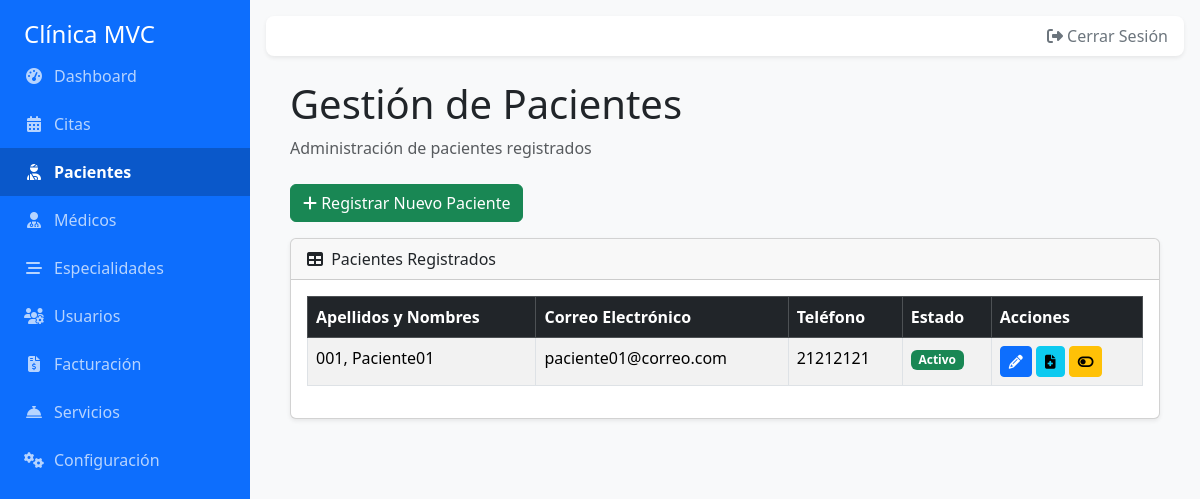
The page /index.php?controller=Paciente&action=index (signed in) on the database its author committed.
### tables this page shows
CREATE TABLE `pacientes` (
  `id_paciente` int(11) NOT NULL,
  `id_usuario` int(11) DEFAULT NULL,
  `nombres` varchar(100) NOT NULL,
  `apellidos` varchar(100) NOT NULL,
  `documento_identidad` varchar(20) DEFAULT NULL,
  `fecha_nacimiento` date DEFAULT NULL,
  `telefono` varchar(20) DEFAULT NULL
);

CREATE TABLE `usuarios` (
  `id_usuario` int(11) NOT NULL,
  `correo_electronico` varchar(100) NOT NULL,
  `contrasena` varchar(255) DEFAULT NULL,
  `rol` enum('Paciente','Medico','Administrador') NOT NULL,
  `activo` tinyint(1) NOT NULL DEFAULT 1,
  `token_activacion` varchar(64) DEFAULT NULL,
  `token_expiracion` datetime DEFAULT NULL,
  `fecha_creacion` timestamp NOT NULL DEFAULT current_timestamp()
);

### app/controllers/PacienteController.php (called while the page is built, shortened)
<?php
require_once __DIR__ . '/../models/Paciente.php';
class PacienteController {
    public function index() {
        $db = (new Database())->getConnection();
        $paciente_model = new Paciente($db);
        $pacientes = $paciente_model->leerTodos();
        require_once __DIR__ . '/../views/paciente/index.php';
    }
}

### app/models/Paciente.php (called while the page is built, shortened)
<?php
class Paciente {
    private $conn;
    private $tabla = "pacientes";
    public function __construct($db) {
        $this->conn = $db;
    }
    public function leerTodos() {
        $query = "SELECT p.id_paciente, p.nombres, p.apellidos, p.telefono, u.correo_electronico, u.activo, u.id_usuario
                  FROM " . $this->tabla . " p
                  LEFT JOIN usuarios u ON p.id_usuario = u.id_usuario
                  ORDER BY p.apellidos ASC";
        $stmt = $this->conn->prepare($query);
        $stmt->execute();
        return $stmt->fetchAll(PDO::FETCH_ASSOC);
    }
}

### app/views/paciente/index.php (the view, shortened to what this page needs)
<?php
require_once __DIR__ . '/../layout/header.php';
?>
<div class="container-fluid px-4">
    <h1 class="mt-4">Gestión de Pacientes</h1>
    <ol class="breadcrumb mb-4">
        <li class="breadcrumb-item active">Administración de pacientes registrados</li>
    </ol>
    <div class="mb-3">
        <a href="index.php?controller=Paciente&action=crear" class="btn btn-success">
            <i class="fas fa-plus"></i> Registrar Nuevo Paciente
        </a>
    </div>
    <div class="card mb-4 shadow-sm">
        <div class="card-header">
            <i class="fas fa-table me-1"></i>
            Pacientes Registrados
        </div>
        <div class="card-body">
            <table class="table table-striped table-hover table-bordered">
                <thead class="table-dark">
                    <tr>
                        <th>Apellidos y Nombres</th>
                        <th>Correo Electrónico</th>
                        <th>Teléfono</th>
                        <th>Estado</th>
                        <th>Acciones</th>
                    </tr>
                </thead>
                <tbody>
                    <?php foreach ($pacientes as $paciente): ?>
                    <tr>
                        <td><?php echo htmlspecialchars(($paciente['apellidos'] ?? '') . ', ' . ($paciente['nombres'] ?? '')); ?></td>
                        <td><?php echo htmlspecialchars($paciente['correo_electronico'] ?? ''); ?></td>
                        <td><?php echo htmlspecialchars($paciente['telefono'] ?? ''); ?></td>
                        <td>
                            <?php if ($paciente['activo']): ?>
                                <span class="badge bg-success">Activo</span>
                            <?php else: ?>
                                <span class="badge bg-danger">Inactivo</span>
                            <?php endif; ?>
                        </td>
                        <td>
                            <a href="index.php?controller=Paciente&action=editar&id=<?php echo $paciente['id_paciente']; ?>" class="btn btn-primary btn-sm" title="Editar Datos Personales">
                                <i class="fas fa-pencil-alt"></i>
                            </a>
                            <a href="index.php?controller=Paciente&action=verExpediente&id=<?php echo $paciente['id_paciente']; ?>" class="btn btn-info btn-sm" title="Ver Expediente Clínico">
                                <i class="fas fa-file-medical"></i>
                            </a>
                            <?php if ($paciente['activo']): ?>
                                <a href="index.php?controller=Paciente&action=cambiarEstado&id_usuario=<?php echo $paciente['id_usuario']; ?>&estado=0" class="btn btn-warning btn-sm" title="Desactivar">
                                    <i class="fas fa-toggle-off"></i>
                                </a>
                            <?php else: ?>
                                <a href="index.php?controller=Paciente&action=cambiarEstado&id_usuario=<?php echo $paciente['id_usuario']; ?>&estado=1" class="btn btn-success btn-sm" title="Activar">
                                    <i class="fas fa-toggle-on"></i>
                                </a>
                            <?php endif; ?>
                        </td>
                    </tr>
                    <?php endforeach; ?>
                </tbody>
            </table>
        </div>
    </div>
</div>
<?php require_once __DIR__ . '/../layout/footer.php'; ?>

### public/css/style.css (style rules this page uses)
body { display: flex; background-color: #f8f9fa; }

### rows shown on the page
pacientes: apellidos+nombres "001, Paciente01", id_usuario.correo_electronico "paciente01@correo.com", telefono "21212121"

### other values the page prints
$item['label'] "Dashboard"
$item['label'] "Citas"
$item['label'] "Pacientes"
$item['label'] "Médicos"
$item['label'] "Especialidades"
$item['label'] "Usuarios"
$item['label'] "Facturación"
$item['label'] "Servicios"
$item['label'] "Configuración"
